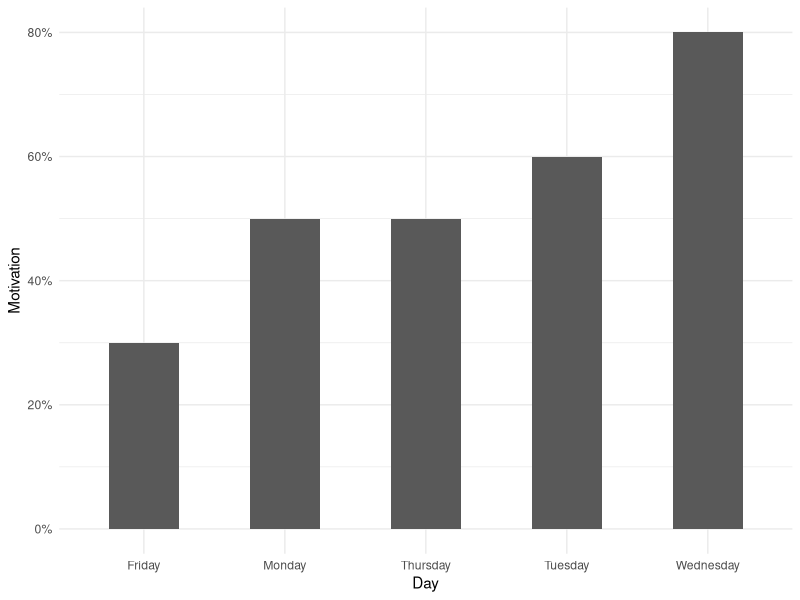
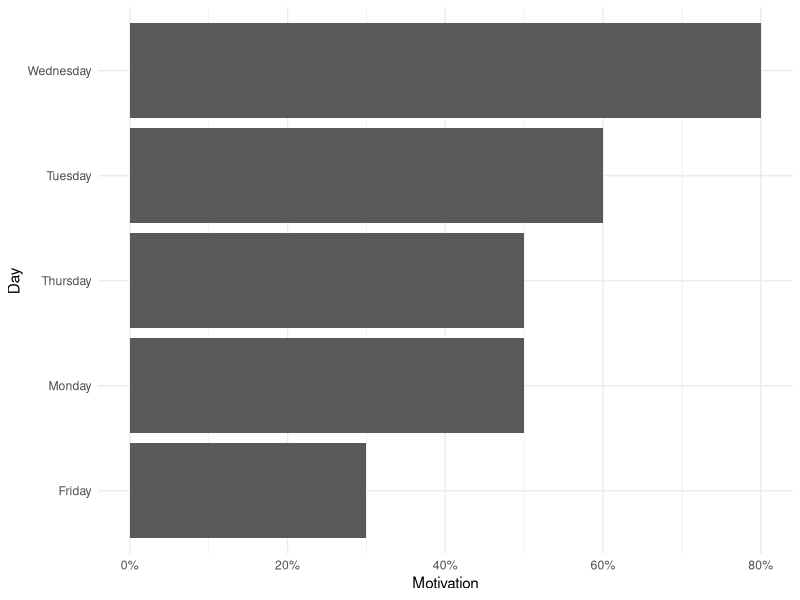
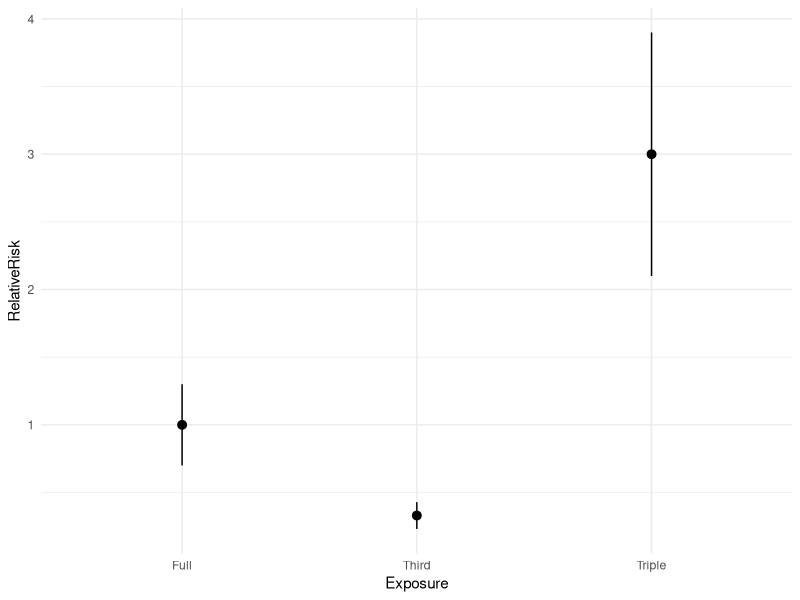
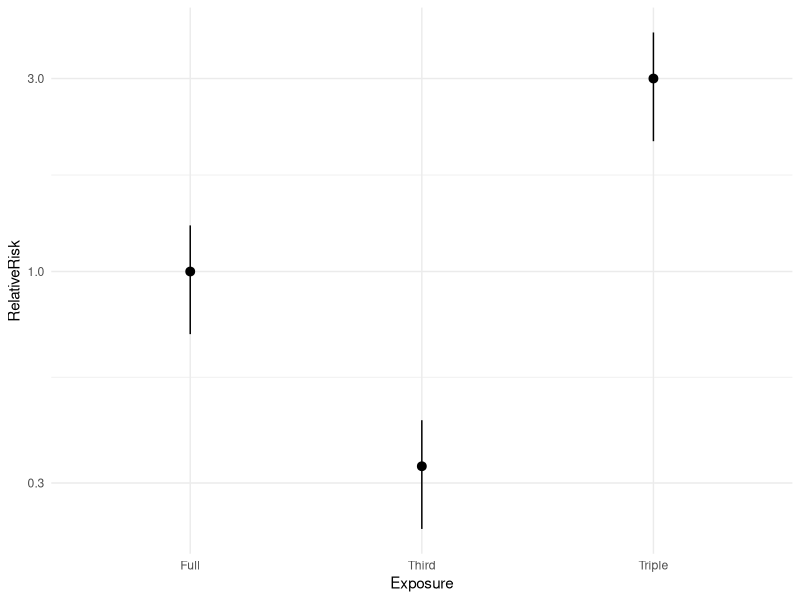
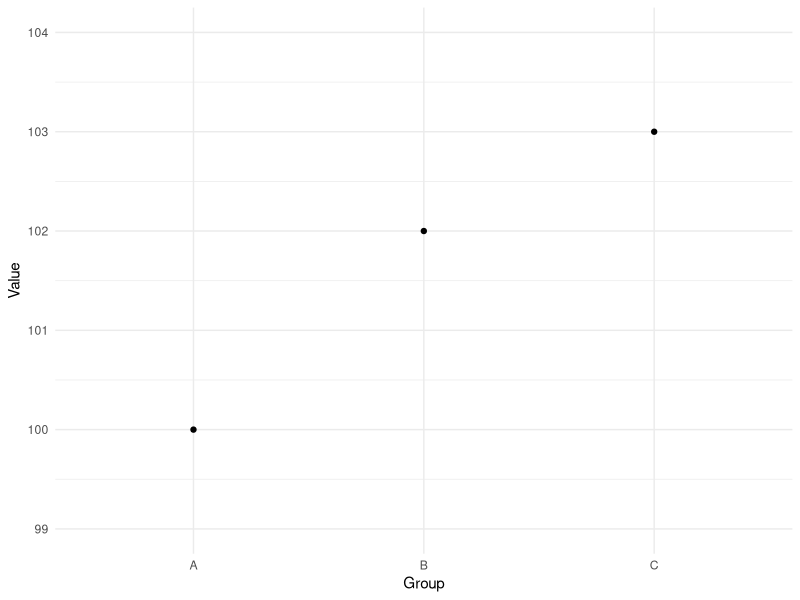
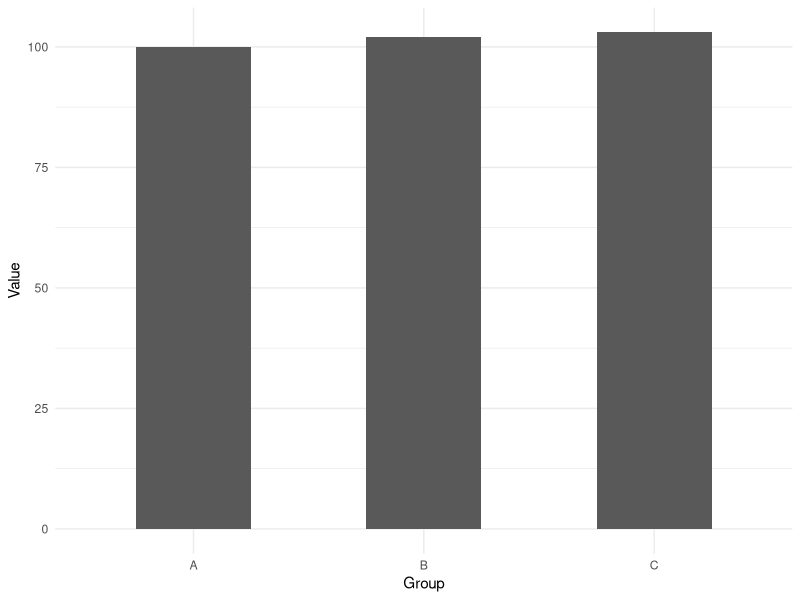

The R script that drew these images, in order:
############
# script to produce examples for slides
############


# libraries
library(tidyverse)

# whitesace example, plot percentage motivation by day of the week
whitespace_example <- tibble(
    Day = c("Monday", "Tuesday", "Wednesday", "Thursday", "Friday"),
    Motivation = c(0.5, 0.6, 0.8, 0.5, 0.3)
)
p1=whitespace_example %>%
    ggplot(aes(x = Day, y = Motivation)) +
    geom_bar(stat = "identity", width = 0.5) +
    theme_minimal() +
    scale_y_continuous(labels = scales::percent)

p2=whitespace_example %>%
    ggplot(aes(x = Day, y = Motivation)) +
    geom_bar(stat = "identity") +
    theme_minimal() +
    scale_y_continuous(labels = scales::percent) +
    coord_flip() 

ggsave("media/whitespace_example1.jpg", p1, width = 6, height = 4)
ggsave("media/whitespace_example2.jpg", p2, width = 6, height = 2)


# log axis example: plot two relative risk once with and once without log axis
log_axis_example <- tibble(
    Exposure = c("Third", "Full", "Triple"),
    RelativeRisk = c(0.33, 1, 3),
    RR_low = c(0.33, 1, 3)*0.7,
    RR_high = c(0.33, 1, 3)*1.3
)
p3=log_axis_example %>%
    ggplot(aes(x = Exposure, y = RelativeRisk)) +
    geom_pointrange(aes(ymin = RR_low, ymax = RR_high)) +
    theme_minimal() 
p4=log_axis_example %>%
    ggplot(aes(x = Exposure, y = RelativeRisk)) +
    geom_pointrange(aes(ymin = RR_low, ymax = RR_high)) +
    theme_minimal() +
    scale_y_log10()
ggsave("media/log_axis_example1.jpg", p3, width = 2, height = 4)
ggsave("media/log_axis_example2.jpg", p4, width = 2, height = 4)


# zero in axis. use barplots to show how a small difference can become a big one if 0 is not included in the axis
zero_axis_example <- tibble(
    Group = c("A", "B", "C"),
    Value = c(100, 102, 103),
    value_low = c(100, 102, 103)*0.7,
    value_high = c(100, 102, 103)*1.3
)
p5=zero_axis_example %>%
    ggplot(aes(x = Group, y = Value)) +
    geom_point(stat = "identity") +
    theme_minimal() +
    scale_y_continuous(limits = c(99, 104))
p6=zero_axis_example %>%
    ggplot(aes(x = Group, y = Value)) +
    geom_bar(stat = "identity", width = 0.5) +
    theme_minimal() 
ggsave("media/zero_axis_example1.jpg", p5, width = 4, height = 4)
ggsave("media/zero_axis_example2.jpg", p6, width = 4, height = 4)
